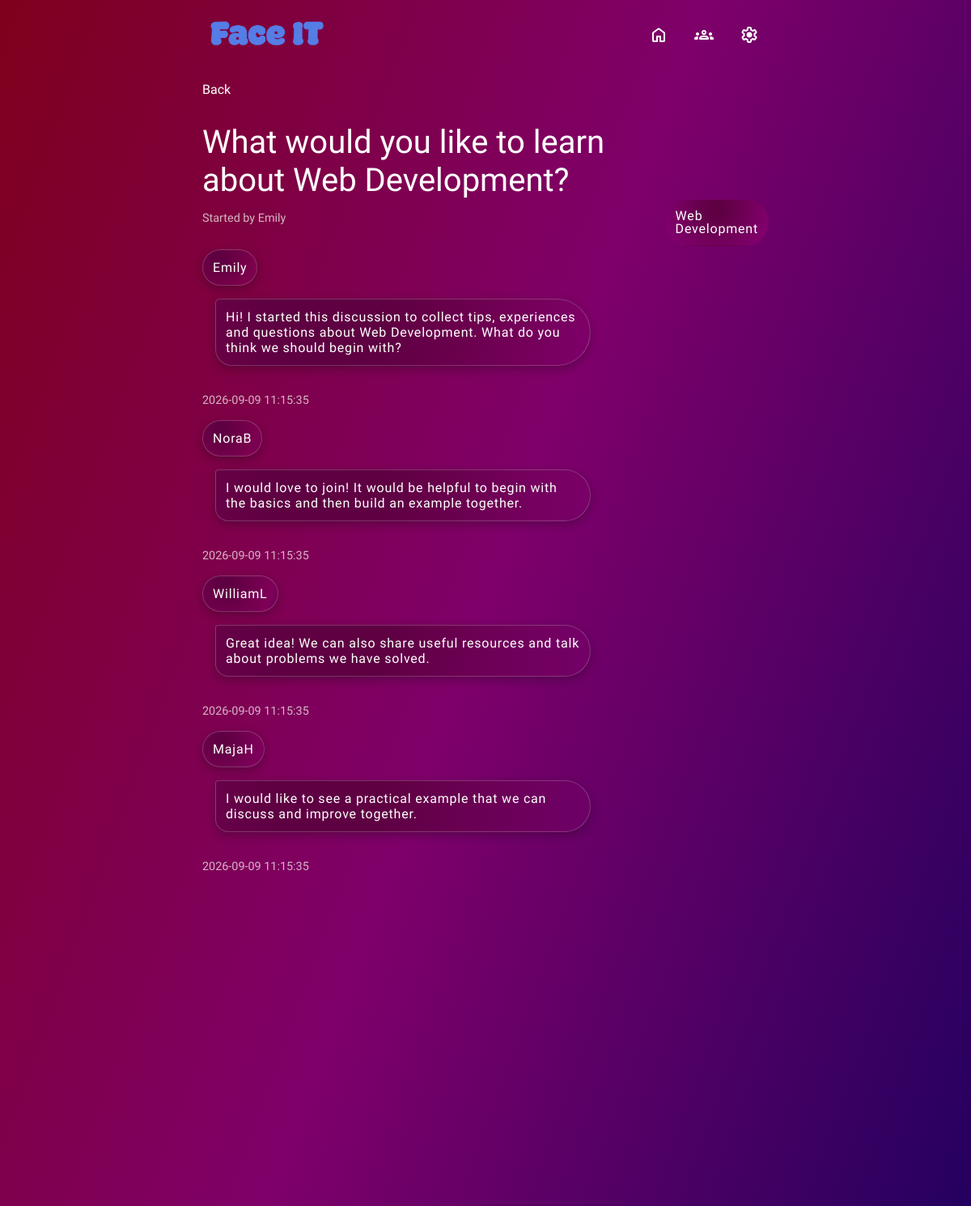
The page /discussions/view/?id=35 (signed in) on the database its author committed.
### tables this page shows
CREATE TABLE `discussions` (
  `discussion_id` int(10) unsigned NOT NULL AUTO_INCREMENT,
  `group_id` int(10) unsigned NOT NULL,
  `created_by` int(10) unsigned DEFAULT NULL,
  `title` varchar(200) NOT NULL,
  `image_url` varchar(2048) DEFAULT NULL,
  `created_at` timestamp NOT NULL DEFAULT current_timestamp(),
  PRIMARY KEY (`discussion_id`),
  KEY `fk_discussions_creator` (`created_by`),
  KEY `idx_discussions_group` (`group_id`),
  CONSTRAINT `fk_discussions_creator` FOREIGN KEY (`created_by`) REFERENCES `users` (`user_id`) ON DELETE SET NULL,
  CONSTRAINT `fk_discussions_group` FOREIGN KEY (`group_id`) REFERENCES `groups` (`group_id`) ON DELETE CASCADE
);

CREATE TABLE `users` (
  `user_id` int(10) unsigned NOT NULL AUTO_INCREMENT,
  `first_name` varchar(100) NOT NULL,
  `last_name` varchar(100) NOT NULL,
  `user_name` varchar(50) DEFAULT NULL,
  `email` varchar(255) NOT NULL,
  `password_hash` varchar(255) NOT NULL,
  `created_at` timestamp NOT NULL DEFAULT current_timestamp(),
  PRIMARY KEY (`user_id`),
  UNIQUE KEY `email` (`email`)
);

CREATE TABLE `groups` (
  `group_id` int(10) unsigned NOT NULL AUTO_INCREMENT,
  `group_name` varchar(150) NOT NULL,
  `created_by` int(10) unsigned DEFAULT NULL,
  `created_at` timestamp NOT NULL DEFAULT current_timestamp(),
  PRIMARY KEY (`group_id`),
  KEY `fk_groups_creator` (`created_by`),
  CONSTRAINT `fk_groups_creator` FOREIGN KEY (`created_by`) REFERENCES `users` (`user_id`) ON DELETE SET NULL
);

CREATE TABLE `posts` (
  `post_id` int(10) unsigned NOT NULL AUTO_INCREMENT,
  `discussion_id` int(10) unsigned NOT NULL,
  `created_by` int(10) unsigned DEFAULT NULL,
  `content` text NOT NULL,
  `created_at` timestamp NOT NULL DEFAULT current_timestamp(),
  PRIMARY KEY (`post_id`),
  KEY `fk_posts_creator` (`created_by`),
  KEY `idx_posts_discussion` (`discussion_id`),
  CONSTRAINT `fk_posts_creator` FOREIGN KEY (`created_by`) REFERENCES `users` (`user_id`) ON DELETE SET NULL,
  CONSTRAINT `fk_posts_discussion` FOREIGN KEY (`discussion_id`) REFERENCES `discussions` (`discussion_id`) ON DELETE CASCADE
);

### html/discussions/view/index.php (the view, shortened to what this page needs)
<?php
$userId = (int) $_SESSION['user_id'];
$discussionId = filter_input(
    INPUT_GET,
    'id',
    FILTER_VALIDATE_INT
);
$pdo = connectDatabase();
$statement = $pdo->prepare(
    'SELECT
        discussions.discussion_id,
        discussions.title,
        discussions.created_at,
        groups.group_id,
        groups.group_name,
        users.user_id AS creator_id,
        users.user_name AS creator_name
    FROM discussions
    INNER JOIN groups
        ON groups.group_id = discussions.group_id
    INNER JOIN group_members
        ON group_members.group_id = discussions.group_id
        AND group_members.user_id = :user_id
    INNER JOIN users
        ON users.user_id = discussions.created_by
    WHERE discussions.discussion_id = :discussion_id
    LIMIT 1'
);
$statement->execute([
    'user_id' => $userId,
    'discussion_id' => $discussionId
]);
$discussion = $statement->fetch();
$statement = $pdo->prepare(
    'SELECT
        posts.post_id,
        posts.content,
        posts.created_at,
        users.user_id,
        users.user_name
    FROM posts
    INNER JOIN users
        ON users.user_id = posts.created_by
    WHERE posts.discussion_id = :discussion_id
    ORDER BY posts.created_at ASC, posts.post_id ASC'
);
$statement->execute([
    'discussion_id' => $discussionId
]);
$posts = $statement->fetchAll();
?>
<!DOCTYPE html>
<html lang="en">
<head>
    <link rel="stylesheet" href="/style.css?v=4">
</head>
<body>
    <?php
    require dirname(__DIR__, 2) . '/includes/navigation.php';
    ?>
    <main class="discussion-page">
     <a class="backLink" href="/" onclick="history.back(); return false;">Back</a>
        <header class="discussion-header">
<div>
            <h1>
                <?= htmlspecialchars(
                    $discussion['title'],
                    ENT_QUOTES,
                    'UTF-8'
                ) ?>
            </h1>
            <p class="opacity-line">
                Started by
                <span
                    class="user-name"
                    data-user-id="<?= (int) $discussion['creator_id'] ?>"
                    tabindex="0"
                >
                    <?= htmlspecialchars(
                        $discussion['creator_name'],
                        ENT_QUOTES,
                        'UTF-8'
                    ) ?>
                </span>
            </p>
            </div>
                  <a
                class="group"
                href="/groups/view/?id=<?= (int) $discussion['group_id'] ?>"
            >
                <?= htmlspecialchars(
                    $discussion['group_name'],
                    ENT_QUOTES,
                    'UTF-8'
                ) ?>
            </a>
        </header>
        <section class="discussion-posts">
            <?php if (empty($posts)): ?>
                <p>This discussion does not have any posts.</p>
            <?php else: ?>
                <?php foreach ($posts as $post): ?>
                    <article class="post-card">
                        <p class="author">
                            <span
                                class="user-name"
                                data-user-id="<?= (int) $post['user_id'] ?>"
                                tabindex="0"
                            >
                                <?= htmlspecialchars(
                                    $post['user_name'],
                                    ENT_QUOTES,
                                    'UTF-8'
                                ) ?>
                            </span>
                        </p>
                        <p class="message">
                            <?= nl2br(htmlspecialchars(
                                $post['content'],
                                ENT_QUOTES,
                                'UTF-8'
                            )) ?>
                        </p>
                        <time class="opacity-line" datetime="<?= htmlspecialchars(
                            $post['created_at'],
                            ENT_QUOTES,
                            'UTF-8'
                        ) ?>">
                            <?= htmlspecialchars(
                                $post['created_at'],
                                ENT_QUOTES,
                                'UTF-8'
                            ) ?>
                        </time>
                    </article>
                <?php endforeach; ?>
            <?php endif; ?>
        </section>
        <section class="reply-section">
    <form class="form-field" action="/discussions/reply/" method="post">
        <label for="reply-content">
        </label>
        <textarea
            id="reply-content"
            name="content"
            rows="5"
            maxlength="5000"
            placeholder="Write your reply..."
            required
        ></textarea>
        <button class="primary-btn" type="submit">
        </button>
    </form>
</section>
    </main>
    <footer>
        <p>Contact</p>
    </footer>
</body>
</html>

### rows shown on the page
discussions: title "What would you like to learn about Web Development?", created_by.user_name "Emily", group.group_name "Web Development"
posts: created_by.user_name "Emily", content "Hi! I started this discussion to collect tips, experiences and questions about Web Development. What do you think we should begin with?", created_at "2026-09-09 11:15:35"
posts: created_by.user_name "NoraB", content "I would love to join! It would be helpful to begin with the basics and then build an example together.", created_at "2026-09-09 11:15:35"
posts: created_by.user_name "WilliamL", content "Great idea! We can also share useful resources and talk about problems we have solved.", created_at "2026-09-09 11:15:35"
posts: created_by.user_name "MajaH", content "I would like to see a practical example that we can discuss and improve together.", created_at "2026-09-09 11:15:35"
